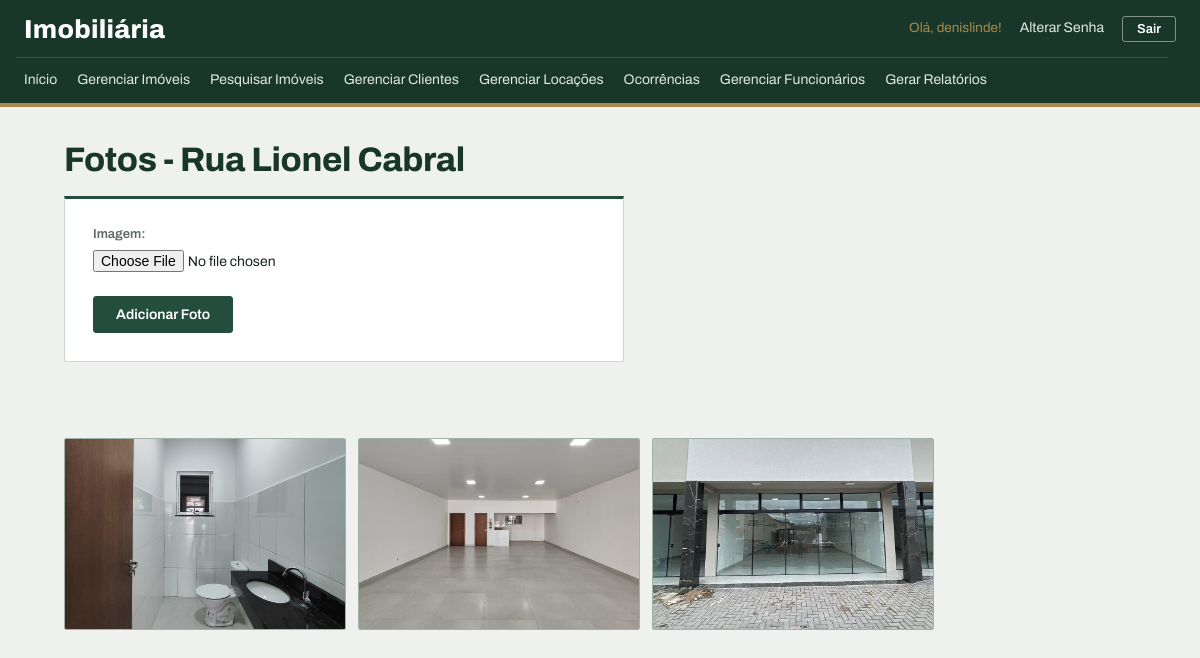
Screenshot of /fotos_imovel/4/ (signed in) with the database file from the repository.
### meu_app/models.py (models this page shows, shortened)
class Imovel(models.Model):
    endereco = models.CharField(max_length=200, verbose_name="Endereço")
    tipo = models.CharField(max_length=1, choices=TIPO_CHOICES)
    numero_quartos = models.IntegerField(
        null=True, verbose_name="Número de quartos")
    metragem = models.IntegerField(null=True, verbose_name="Metragem (m²)")
    valor_aluguel = models.FloatField(
        default=0.0, verbose_name="Valor do aluguel")
    obs = models.CharField(max_length=200, blank=True,
                           verbose_name="Observações")
    situacao = models.CharField(
        max_length=1, choices=SITUACAO_CHOICES, default='D', verbose_name="Situação")
    data_cadastro = models.DateTimeField(auto_now_add=True)

class FotoImovel(models.Model):
    imovel = models.ForeignKey(
        Imovel, on_delete=models.CASCADE, related_name='fotos')
    imagem = models.ImageField(upload_to='imoveis/')
    data_cadastro = models.DateTimeField(auto_now_add=True)

### meu_app/views.py (the view)
# urls.py: path('fotos_imovel/<int:id>/', views.fotos_imovel, name='fotos_imovel'),
@login_required
def fotos_imovel(request, id):
    imovel = Imovel.objects.get(id=id)
    if request.method == 'POST':
        form = FotoImovelForm(request.POST, request.FILES)
        if form.is_valid():
            foto = form.save(commit=False)
            foto.imovel = imovel
            foto.save()
            messages.success(request, 'Foto adicionada com sucesso!')
            return redirect('fotos_imovel', id=imovel.id)
    else:
        form = FotoImovelForm()
    dados = {
        'form': form,
        'imovel': imovel,
    }
    return render(request, 'fotos_imovel.html', dados)

### meu_app/forms.py
class FotoImovelForm(forms.ModelForm):
    class Meta:
        model = FotoImovel
        fields = ['imagem']

### meu_app/templates/fotos_imovel.html (shortened to what this page needs)
{% load static %}
<!DOCTYPE html>
<html lang="pt-br">
<head>
    <link rel="stylesheet" href="{% static 'css/style.css' %}">
</head>
<body>
    {% include '_menu.html'%}
    <h1> Fotos - {{ imovel.endereco }} </h1>
    <div class="container-principal">
        <form method="post" enctype="multipart/form-data">
            {{ form.as_p }}
            <button type="submit">Adicionar Foto</button>
        </form>
    </div>
    <div class="galeria-fotos">
        {% for foto in imovel.fotos.all %}
            <img src="{{ foto.imagem.url }}" alt="Foto do imóvel">
        {% empty %}
            <p> Nenhuma foto cadastrada </p>
        {% endfor %}
    </div>
</body>
</html>

### meu_app/templates/_menu.html (shortened to what this page needs)
<nav>
    <div>
        <a href="{% url 'index' %}"> Início </a>
        <a href="{% url 'listar_imoveis' %}"> Gerenciar Imóveis </a>
        <a href="{% url 'pesquisar_imoveis' %}"> Pesquisar Imóveis </a>
        <a href="{% url 'listar_clientes' %}"> Gerenciar Clientes </a>
        <a href="{% url 'listar_locacoes' %}"> Gerenciar Locações </a>
        <a href="{% url 'listar_ocorrencias' %}"> Ocorrências </a>
        {% if user.is_superuser %}
            <a href="{% url 'listar_funcionarios' %}"> Gerenciar Funcionários </a>
            <a href="{% url 'gerar_relatorio' %}"> Gerar Relatórios </a>
        {% endif %}
    </div>
    <div class="usuario-menu">
        {% if user.is_authenticated %}
            <span>Olá, {{ user.username }}!</span>
            <a href="{% url 'alterar_senha' %}">Alterar Senha</a>
            <form method="post" action="{% url 'logout' %}">
                <button type="submit" class="link-logout">Sair</button>
            </form>
        {% else %}
            <a href="{% url 'login' %}">Entrar</a>
        {% endif %}
    </div>
</nav>

### meu_app/static/css/style.css (style rules this page uses)
:root { --floresta: #234d3c; --floresta-escuro: #183629; --latao: #a88b4a; --papel: #eef1ee; --branco: #ffffff; --linha: #cfd8d2; --linha-forte: #9fb2a6; --tinta: #1b2420; --tinta-suave: #5d6b64; --alerta: #9e3a2a; --destaque-linha: #f3f6f3; --coluna: 1120px; --raio: 3px; }
body { margin: 0; background-color: var(--papel); color: var(--tinta); font-family: 'Archivo', 'Segoe UI', Arial, sans-serif; font-size: 15px; line-height: 1.5; font-variant-numeric: tabular-nums; }
h1 { max-width: var(--coluna); margin: 34px auto 18px auto; padding: 0 24px; box-sizing: border-box; text-align: left; color: var(--floresta-escuro); font-size: 34px; font-weight: 750; font-stretch: 75%; line-height: 1.1; letter-spacing: -0.01em; }
a { color: var(--floresta); }
nav { display: flex; flex-wrap: wrap; align-items: center; background-color: var(--floresta-escuro); border-bottom: 4px solid var(--latao); padding: 0 24px; }
nav::before { content: "Imobiliária"; order: 1; color: var(--branco); font-size: 26px; font-weight: 800; font-stretch: 62%; letter-spacing: 0.01em; padding: 10px 0 8px 0; }
.usuario-menu { order: 2; margin-left: auto; display: flex; align-items: center; gap: 12px; color: var(--latao); font-size: 13.5px; white-space: nowrap; }
nav > div:first-child { order: 3; flex-basis: 100%; display: flex; flex-wrap: wrap; gap: 4px; border-top: 1px solid rgba(255, 255, 255, 0.14); padding: 4px 0; margin-left: -8px; }
nav a { text-decoration: none; color: #dfe7e2; padding: 7px 8px; font-size: 14px; white-space: nowrap; border-bottom: 2px solid transparent; }
.usuario-menu a { padding: 4px 6px; }
.usuario-menu form { display: inline; margin: 0; }
.link-logout { background-color: transparent; color: var(--branco); border: 1px solid rgba(255, 255, 255, 0.45); border-radius: var(--raio); padding: 5px 14px; font-size: 13px; font-weight: 600; font-family: inherit; cursor: pointer; }
button, .botao-novo { display: inline-block; background-color: var(--floresta); color: var(--branco); border: 1px solid var(--floresta); border-radius: var(--raio); padding: 8px 16px; font-size: 14px; font-family: inherit; font-weight: 600; text-decoration: none; cursor: pointer; }
input[type="file"] { font-family: inherit; font-size: 14px; }
.container-principal { display: flex; justify-content: flex-start; max-width: var(--coluna); margin: 0 auto; padding: 0 24px; box-sizing: border-box; }
.container-principal form { width: 100%; max-width: 560px; background-color: var(--branco); border: 1px solid var(--linha); border-top: 3px solid var(--floresta); padding: 26px 28px 28px 28px; margin-bottom: 48px; box-sizing: border-box; }
.container-principal form p { margin: 0 0 18px 0; }
.container-principal label { display: block; margin-bottom: 5px; font-weight: 600; font-size: 13px; color: var(--tinta-suave); }
.container-principal button { margin-top: 6px; padding: 10px 22px; }
.galeria-fotos { display: flex; flex-wrap: wrap; gap: 12px; max-width: var(--coluna); margin: 28px auto; padding: 0 24px; box-sizing: border-box; }
.galeria-fotos img { width: 280px; height: 190px; object-fit: cover; border: 1px solid var(--linha-forte); border-radius: 2px; }

### rows the page displays
Imovel: endereco "Rua Lionel Cabral"
FotoImovel: imagem (picture)
FotoImovel: imagem (picture)
FotoImovel: imagem (picture)

### other values shown
{{ user.username }} "denislinde"
